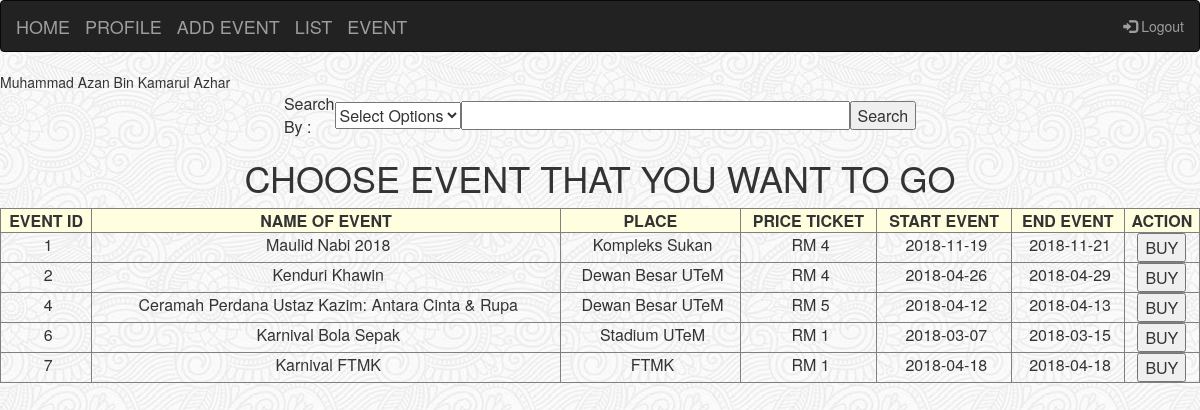
/user_buy.php (signed in), run on the app's committed database.
### tables this page shows
CREATE TABLE `event` (
  `EventId` int(3) NOT NULL,
  `Name` varchar(60) NOT NULL,
  `Place` varchar(30) NOT NULL,
  `Price_Ticket` bigint(10) NOT NULL,
  `Latest_Ticket` bigint(10) NOT NULL,
  `Start_Date` date NOT NULL,
  `End_Date` date NOT NULL,
  `status` varchar(100) NOT NULL DEFAULT 'pending'
);

### user_buy.php (the view, shortened to what this page needs)
<html>
<head>
<link rel="stylesheet" href="index.css" type="text/css">
<link rel="stylesheet" href="http://maxcdn.bootstrapcdn.com/bootstrap/3.3.6/css/bootstrap.min.css">
    <?php
      $username = $_COOKIE['username'];
    ?>
</head>
<body>
  <div id="wrapper">
  <nav class="navbar navbar-inverse">
    <div class="container-fluid">
      <div class="navbar-header">
        <a class="navbar-brand" href="user.php">HOME</a>
        <a class="navbar-brand" href="profile_user.php">PROFILE</a>
        <a class="navbar-brand" href="addEvent_user.php">ADD EVENT</a>
        <a class="navbar-brand" href="user_event.php">LIST</a>
        <a class="navbar-brand" href="user_buy.php">EVENT</a>
      </div>
      <ul class="nav navbar-nav navbar-right">
        <li><a href ="logout.php"><span class="glyphicon glyphicon-log-in"></span> Logout</a></li>
      </ul>
    </div>
  </nav>
      <?php
        $sql = mysql_query("SELECT * FROM login WHERE username='$username'");
        $row=mysql_fetch_array($sql);
        $fullname = $row['fullname'];
        echo "$fullname";
      ?>
      <center>
        <form action="user_buy_search.php" method="post">
        <table width="606" height="46" border="0">
          <tr>
            <td width="95">Search By :</td>
            <td width="107"><select name="searchtype" required="required" >
              <option value="">Select Options</option>
            </select></td>
            <td width="398"><input type="text" name="search_data" size="40"  required="required" /></td>
             <td width="115"><input class="login" type="submit" name="search" value="Search"/></td>
          </tr>
        </table>
        </form>
      </center>
    <?php
      $query1=mysql_query("SELECT * FROM event ");
      echo "<p><center><h1> CHOOSE EVENT THAT YOU WANT TO GO</h1></center><p>
      <table border='1' text-align='center' width='100%'>
      <tr bgcolor='lightyellow'>
        <th><center> EVENT ID </center></th>
        <th><center> NAME OF EVENT </center></th>
        <th><center> PLACE </center></th>
        <th><center> PRICE TICKET </center></th>
        <th><center> START EVENT </center></th>
        <th><center> END EVENT </center></th>
        <th><center> ACTION </center></th>
      </tr>
      </div></div>";
      while($query2=mysql_fetch_array($query1))
      {
        echo "<form action='user_buy2.php' method='post'>";
        echo"<tr height='30px'>";
        echo "<td align='center' valign='top'>&nbsp;" . $query2['EventId'] . "</td>";
        echo "<td align='center' valign='top'>&nbsp;" . $query2['Name'] . "</td>";
        echo "<td align='center' valign='top'>&nbsp;" . $query2['Place'] . "</td>";
        echo "<td align='center' valign='top'>&nbsp;RM " . $query2['Price_Ticket'] . "</td>";
        echo "<td align='center' valign='top'>&nbsp;" . $query2['Start_Date'] . "</td>";
        echo "<td align='center' valign='top'>&nbsp;" . $query2['End_Date'] . "</td>";
        echo "<td align='center'>
        <button type='submit' span='2' >BUY</button></form>";
      }
    ?>
</body>
</html>

### index.css (style rules this page uses)
#wrapper { margin: auto; width: 100%; }
li { float: left; }

### user_buy.php (style rules this page uses)
body { background-image:url("image/home2.png"); }

### data on the page
event: EventId "1", Name "Maulid Nabi 2018", Place "Kompleks Sukan", Price_Ticket "4", Start_Date "2018-11-19", End_Date "2018-11-21"
event: EventId "2", Name "Kenduri Khawin", Place "Dewan Besar UTeM", Price_Ticket "4", Start_Date "2018-04-26", End_Date "2018-04-29"
event: EventId "4", Name "Ceramah Perdana Ustaz Kazim: Antara Cinta & Rupa", Place "Dewan Besar UTeM", Price_Ticket "5", Start_Date "2018-04-12", End_Date "2018-04-13"
event: EventId "6", Name "Karnival Bola Sepak", Place "Stadium UTeM", Price_Ticket "1", Start_Date "2018-03-07", End_Date "2018-03-15"
event: EventId "7", Name "Karnival FTMK", Place "FTMK", Price_Ticket "1", Start_Date "2018-04-18", End_Date "2018-04-18"

### other printed values
$fullname "Muhammad Azan Bin Kamarul Azhar"
